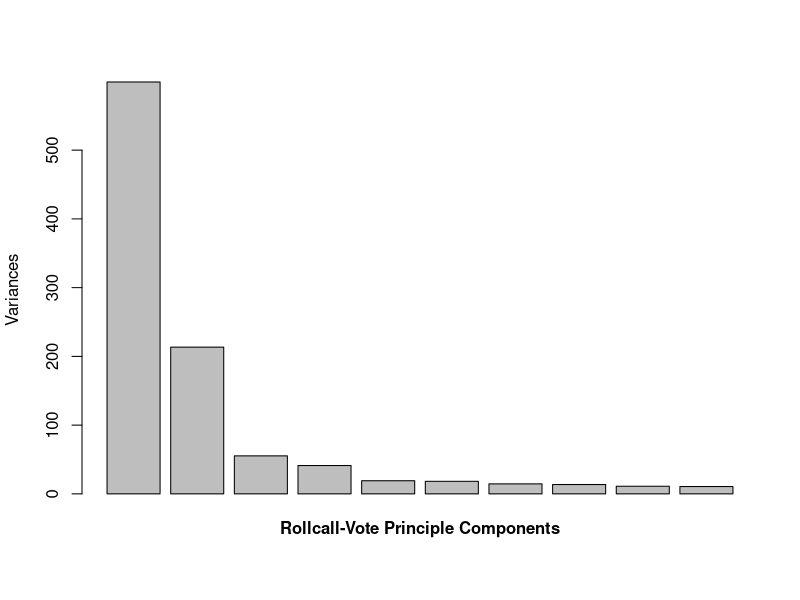
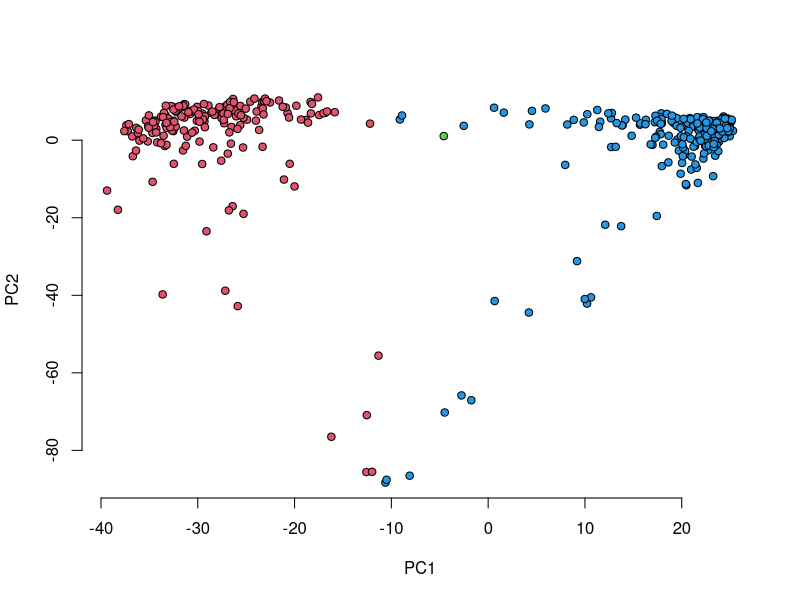
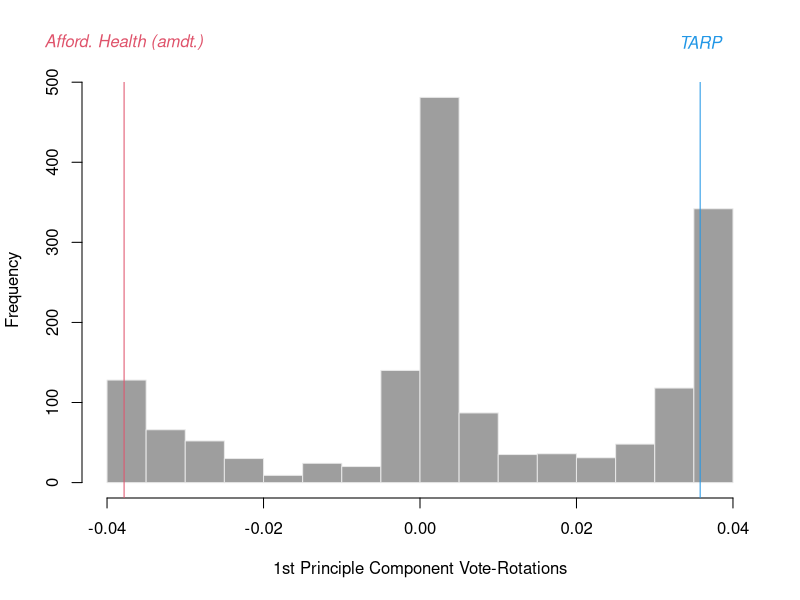

Write the R code that produced these figures, in order.

##### *** rollcall voting *** #####

votes <- read.csv("rollcall-votes.csv")
legis <- read.csv("rollcall-members.csv", strings=T)

pcavote <- prcomp(votes, scale=TRUE)
plot(pcavote, main="")
mtext(side=1, "Rollcall-Vote Principle Components",  line=1, font=2)

votepc <- predict(pcavote) # scale(votes)%*%pcavote$rotation
png('VOTEpc.png', width=8, height=5, units="in", res=720)
plot(votepc[,1:2], pch=21, bg=(4:2)[legis$party], main="", bty="n")
dev.off()

# big scores on pc1 are left and right ideologically
votepc[order(votepc[,1])[1:3],1]
votepc[order(-votepc[,1])[1:3],1]

# big scores -/+ on pc 2?
head(sort(votepc[,2]))

# look at the loadings
phi <- pcavote$rotation[,1:2]

## the 1st is traditional left-right
png('VOTEloads.png', width=8, height=5, units="in", res=720)
hist(phi[,1], main="", xlab="1st Principle Component Vote-Rotations",
     col=8, border=grey(.9))
abline(v=phi[884,1], col=2)
text(x=phi[884,1], y=550, "Afford. Health (amdt.)", xpd=TRUE, col=2, font=3)
abline(v=phi[25,1], col=4)
text(x=phi[25,1], y=550, "TARP", xpd=TRUE, col=4, font=3)
dev.off()

## trying to interpret the 2nd factor
phi[order(abs(phi[,2]), decreasing=TRUE)[1:5],2]
## attendance!
sort(rowSums(votes==0), decreasing=TRUE)[1:5]





